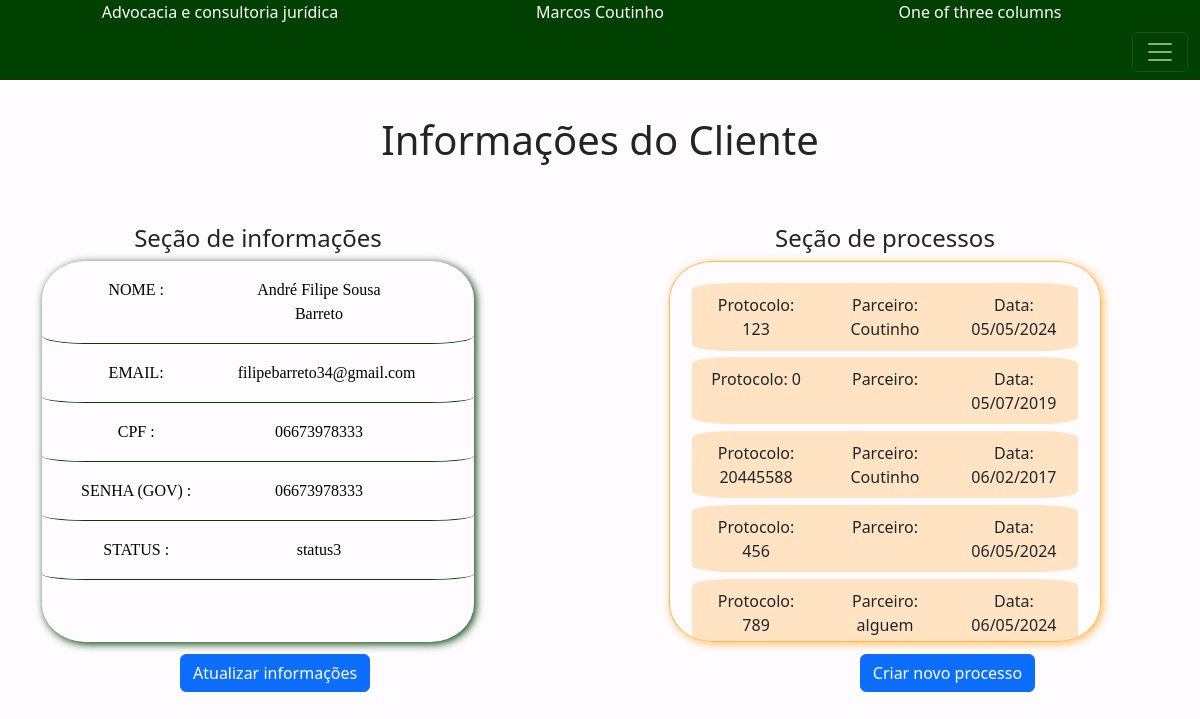
The app's page /exibirCliente.php?cpf=06673978333, older data.
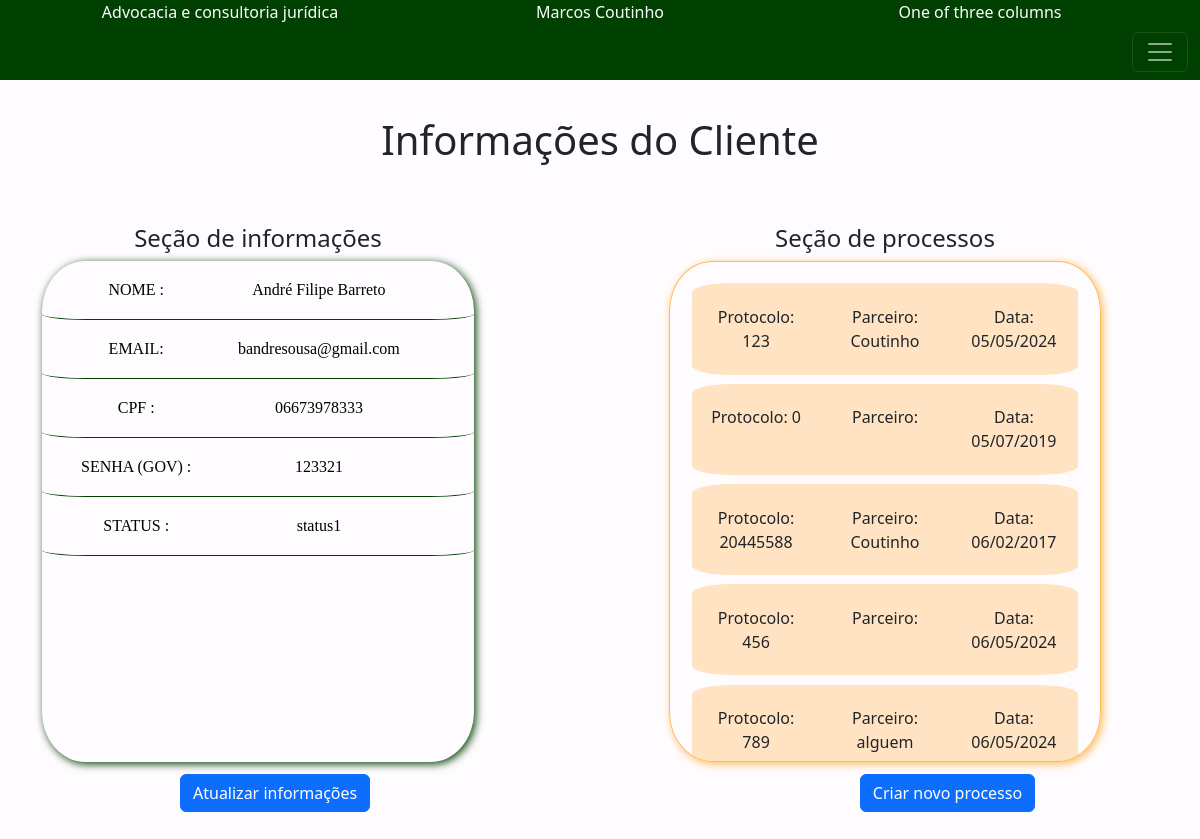
The same page, newer data.
### tables this page shows
CREATE TABLE Pessoa (nome TEXT, email TEXT, senha TEXT, cpf TEXT PRIMARY KEY, status TEXT);

CREATE TABLE Processo (id INTEGER PRIMARY KEY, cpf TEXT , descricao TEXT, parceiro TEXT, protocolo text,dataAbertura TEXT,FOREIGN KEY (cpf) REFERENCES Pessoa(cpf));

### read2.php (called while the page is built, shortened)
<?php
require_once 'envio.php';
require_once 'Pessoa.php';
function buscarPorCPF($pdo, $cpf) {
    $query = "SELECT * FROM Pessoa WHERE cpf = :cpf";
    $statement = $pdo->prepare($query);
    $statement->bindValue(':cpf', $cpf);
    $statement->execute();
    $resultado = $statement->fetch();
    $pessoa = new Pessoa($resultado['nome'], $resultado['email'], $resultado['senha'],$resultado['cpf'], $resultado['status']);
    return $pessoa;
    }

### Pessoa.php (called while the page is built, shortened)
<?php
class Pessoa
{
    private string $nome;
    private string $email;
    private string $senha;
    private string $cpf;
    private string $status;
    public function __construct(string $nome, string $email,string $senha, string $cpf, string $status)
    {
        $this->nome = $nome;
        $this->email = $email;
        $this->senha = $senha;
        $this->cpf = $cpf;
        $this->status = $status;
    }
    public function status(): ?string
    {
        return $this->status;
    }
    public function nome(): string
    {
        return $this->nome;
    }
    public function email(): string
    {
        return $this->email;
    }
    public function cpf(): string
    {
        return $this->cpf;
    }
    public function senha(): string
    {
        return $this->senha;
    }
}

### pesquisaProcessos.php (called while the page is built, shortened)
<?php
require_once 'enviaProcesso.php';
require_once 'Processo.php';
function buscarProcessos($pdo,$cpf) {
    $sqlVerificar = "SELECT COUNT(*) FROM Processo WHERE cpf = :cpf";
    $query_verificar = $pdo->prepare($sqlVerificar);
    $query_verificar->bindValue(':cpf', $cpf);
    $query_verificar->execute();
    $numLinhas = $query_verificar->fetchColumn();
    if($numLinhas > 0){
        $query = "SELECT * FROM Processo WHERE cpf = :cpf";
        $statement = $pdo->prepare($query);
        $statement->bindValue(':cpf',$cpf);
        $statement->execute();
        $resultados = $statement->fetchall();
        $processos = [];
        foreach ($resultados as $resultado) {
            $processos[]= new Processo($resultado['cpf'],$resultado['protocolo'],$resultado['parceiro'],$resultado['descricao'],$resultado['dataAbertura']);
        }
        return $processos;
    } else{
        return "Não há processos";
    }
}

### Processo.php (called while the page is built, shortened)
<?php
class Processo
{
    private string $protocolo;
    private string $parceiro;
    private string $dataAbertura;
    public function __construct(string $cpf, string $protocolo, string $parceiro, string $descricao, String $dataAbertura) {
        $this->protocolo = $protocolo;
        $this->parceiro = $parceiro;
        $this->dataAbertura = $dataAbertura;
    }
    public function protocolo() : string {
        return $this->protocolo;
    }
     public function parceiro() : string {
        return $this->parceiro;
    }
    public function dataAbertura() : string {
        return $this->dataAbertura;
    }
}

### exibirCliente.php (the view, shortened to what this page needs)
<?php
require_once 'conexao.php';
require_once 'Pessoa.php';
require_once 'read2.php';
require_once 'pesquisaProcessos.php';
require_once 'Processo.php';
?>
<!DOCTYPE html>
<html lang="en">
<head>
    <link rel="stylesheet" href="exibirCliente.css">
    <link href="https://cdn.jsdelivr.net/npm/bootstrap@5.3.3/dist/css/bootstrap.min.css" rel="stylesheet">
</head>
<body>
    <header>
    <div class="container text-center">
  <div class="row align-items-center">
    <div class="col">
      Advocacia e consultoria jurídica
    </div>
    <div class="col">
      Marcos Coutinho
    </div>
    <div class="col">
      One of three columns
    </div>
  </div>
</div>
<nav class="navbar " data-bs-theme="dark">
  <div class="container-fluid">
    <button class="navbar-toggler" type="button" data-bs-toggle="collapse" data-bs-target="#navbarNav" aria-controls="navbarNav" aria-expanded="false" aria-label="Toggle navigation">
      <span class="navbar-toggler-icon"></span>
    </button>
  </div>
</nav>
    </header>
   <main>
   <?php if (isset($_GET['cpf'])) {
    $cpf_pessoa = $_GET['cpf'];
    $pessoa = buscarPorCPF($pdo,$cpf_pessoa);
    $processos = buscarProcessos($pdo,$cpf_pessoa);
}?>
    <section class="secao_aluno">
    <h1 class="title_principal" >Informações do Cliente</h1>
<div class="container text-center ">
  <div class="row justify-content-start secoes">
        <div class="col-4 secao_informacoes">
        <h4 class="title_secao_informacao">Seção de informações</h4>
         <div class="celulas_info_clientes">
           <div class="secao_informacoes_texts">
              <div class="texts_info_rotulo">
                NOME :
              </div>
              <div class="texts_info_values"><?php echo $pessoa->nome();?>
            </div>
           </div>
           <div class="secao_informacoes_texts">
              <div class="texts_info_rotulo">
                EMAIL:
              </div>
              <div class="texts_info_values"><?php echo $pessoa->email();?>
            </div>
           </div>
           <div class="secao_informacoes_texts">
              <div class="texts_info_rotulo">
                CPF :
              </div>
              <div class="texts_info_values"><?php echo $pessoa->cpf();?>
            </div>
           </div>
           <div class="secao_informacoes_texts">
              <div class="texts_info_rotulo">
                SENHA (GOV) :
              </div>
              <div class="texts_info_values"><?php echo $pessoa->senha();?>
            </div>
           </div>
           <div class="secao_informacoes_texts">
              <div class="texts_info_rotulo">
                STATUS :
              </div>
              <div
               class="texts_info_values"><?php echo $pessoa->status();?>
            </div>
         </div>
         </div>
        </div>
    <div class="col-4 secao_processos">
    <h4 class="title_secao_processos">Seção de processos</h4>
    <div class="celulas_scroll">
      <?php if(!empty(is_array($processos) && $processos)){
            foreach($processos as $processo): ?>
            <div class="exibir_processos" onclick="window.location='exibirProcesso.php?protocolo=<?php echo $processo->protocolo();?>'" style="cursor:pointer;">
              <div class="container text-center">
              <div class="row justify-content-center">
                <div class="col-4" >
                  Protocolo: <?php echo $processo->protocolo(); ?>
                </div>
                <div class="col-4">
                Parceiro: <?php echo $processo->parceiro(); ?>
                </div>
                <div class="col-4">
                <?php $dataAberturaFormatada = date('d/m/Y', strtotime($processo->dataAbertura()));?>
                Data: <?php  echo $dataAberturaFormatada; ?>
                </div>
              </div>
            </div>
            </div>
              <?php endforeach;}
            else{
              echo "Não há processos!";
            }?>
                  </div>
    </div>
  </div>
   </main>
<div class="btns">
     <button class="btn btn-primary cria_processo" type="submit" onclick="window.location='atualizaCliente.php?cpf=<?php echo $pessoa->cpf(); ?>';">Atualizar informações</button>
    <button class="btn btn-primary cria_processo" type="submit" onclick="window.location='criaProcessos.php?cpf=<?php echo $pessoa->cpf(); ?>';">Criar novo processo</button>
</div>
</body>
</html>

### exibirCliente.css (style rules this page uses)
:root { --cor-primaria: #004101; --cor-secundaria: #FFBA58; --cor-terciaria: #FFFCFF; }
* { margin: 0; padding: 0; box-sizing: border-box; }
body { background-color: var(--cor-terciaria) !important; min-height: 100vh; }
header { background-color: var(--cor-primaria) !important; margin-bottom: 3%; color: #FFFCFF; }
.title_principal { text-align: center; margin-bottom: 5%; }
.secoes { display: flex; gap: 15% !important; }
.secao_informacoes { width: 40% !important; display: flex; flex-direction: column; }
.celulas_info_clientes { height: 200% !important; border-radius: 10%; box-shadow: 2px 2px 8px 0px #004101; }
.secao_informacoes_texts { display: flex; padding: 3%; border-bottom :1px solid var(--cor-primaria); border-radius: 10%; }
.texts_info_rotulo { padding:1% 5%; font-family: 'Times New Roman', Times, serif; color:black; width: 40%; }
.texts_info_values { padding:1% 5%; font-family: 'Times New Roman', Times, serif; color: rgb(1, 1, 1); width: 50%; }
.secao_processos { align-items: center; display: flex; flex-direction: column; width: 40% !important; }
.celulas_scroll { height: 200%; min-width: 100%; padding: 5%; border: 1px solid var(--cor-secundaria); overflow-y: auto; display: flex; flex-direction: column; gap:2%; border-radius: 10%; box-shadow: 2px 2px 8px 0px var(--cor-secundaria); }
.exibir_processos { background-color: #ffb9585d; border-radius: 10%; min-height: 20%; max-height: 20%; align-content: center; }
.btns { display: flex; align-items: flex-start; gap: 48%; padding-top: 1%; padding-left: 15%; }

Row changes from the older to the newer data that the page shows:
changed pessoa id 06673978333: nome "André Filipe Sousa Barreto" → "André Filipe Barreto"; email "filipebarreto34@gmail.com" → "bandresousa@gmail.com"; senha "06673978333" → "123321"; status "status3" → "status1"
